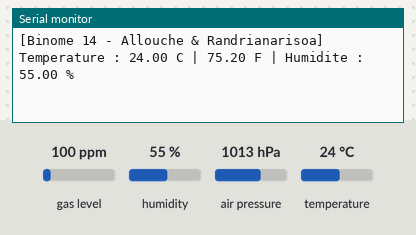
Recording of a sketch running on a simulated ESP32. On the bench: the last lines printed to the serial monitor. The inputs (shaded band) are chosen by the test bench; at power-on: humidity 55 %, temperature 24 °C, gas level 100 ppm, air pressure 1013 hPa.

Above: at 3.1 s.
3.2 s: humidity set to 22 %
At 5.1 s:
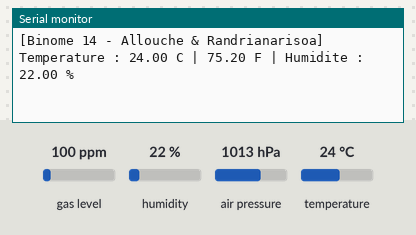
6.1 s: temperature set to 12 °C
At 7.6 s:
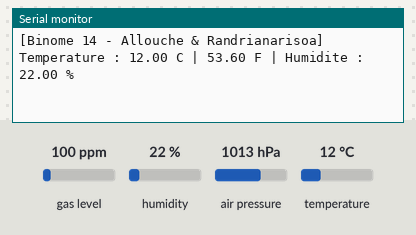
9.0 s: humidity set to 40 %
At 11.3 s:
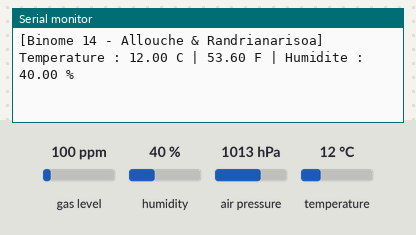
Timing chart, 0 to 12.8 s (numbered marks = the images above; inputs shaded):
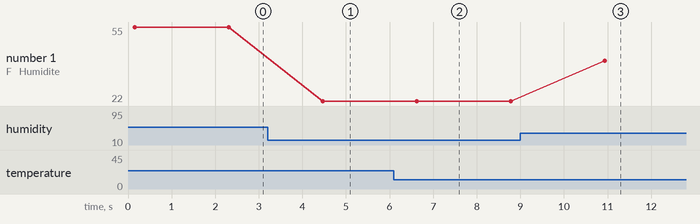

Measured:
- after the input at 3.2 s, the serial monitor: prints a new line after 1.3 s (image 1)
- after the input at 6.1 s, the serial monitor: prints a new line after 0.53 s (image 2)
- after the input at 9.0 s, the serial monitor: prints a new line after 1.9 s (image 3)
- plotted number 1: 55 → 22 after the input at 3.2 s, 22 → 40 after the input at 9.0 s

The sketch:

2.1.1.ino
```cpp
#include <Arduino.h>
#include <Wire.h>
#include <Adafruit_Sensor.h>
#include <Adafruit_BME680.h>

Adafruit_BME680 bme;

void setup() {
  Serial.begin(115200);

  // SDA = GPIO 21, SCL = GPIO 22
  Wire.begin(21, 22);

  Serial.println("[Binome 14 - Allouche & Randrianarisoa] Initialisation BME680");

  // Adresse I2C par defaut : 0x77
  if (!bme.begin(0x77)) {
    Serial.println("[Binome 14 - Allouche & Randrianarisoa] Capteur non detecte !");
    while (true) {
      delay(1000);
    }
  }

  Serial.println("[Binome 14 - Allouche & Randrianarisoa] Capteur detecte !");
}

void loop() {

  if (!bme.performReading()) {
    Serial.println("[Binome 14 - Allouche & Randrianarisoa] Erreur de lecture");
    delay(2000);
    return;
  }

  // Temperature en Celsius
  float tempC = bme.temperature;

  // Conversion en Fahrenheit
  float tempF = tempC * 9.0 / 5.0 + 32.0;

  // Humidite en %
  float humidite = bme.humidity;

  Serial.print("[Binome 14 - Allouche & Randrianarisoa] ");

  Serial.print("Temperature : ");
  Serial.print(tempC, 2);
  Serial.print(" C | ");

  Serial.print(tempF, 2);
  Serial.print(" F | ");

  Serial.print("Humidite : ");
  Serial.print(humidite, 2);
  Serial.println(" %");

  delay(2000);
}
```
